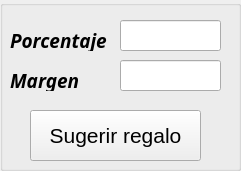
   <widget class="QGroupBox" name="groupBox_4">
    <property name="geometry">
     <rect>
      <x>560</x>
      <y>20</y>
      <width>241</width>
      <height>171</height>
     </rect>
    </property>
    <property name="title">
     <string/>
    </property>
    <widget class="QLabel" name="label_4">
     <property name="geometry">
      <rect>
       <x>10</x>
       <y>30</y>
       <width>101</width>
       <height>21</height>
      </rect>
     </property>
     <property name="font">
      <font>
       <family>Javanese Text</family>
       <pointsize>14</pointsize>
       <weight>75</weight>
       <italic>true</italic>
       <bold>true</bold>
      </font>
     </property>
     <property name="text">
      <string>Porcentaje</string>
     </property>
    </widget>
    <widget class="QLabel" name="label_8">
     <property name="geometry">
      <rect>
       <x>10</x>
       <y>70</y>
       <width>101</width>
       <height>21</height>
      </rect>
     </property>
     <property name="font">
      <font>
       <family>Javanese Text</family>
       <pointsize>14</pointsize>
       <weight>75</weight>
       <italic>true</italic>
       <bold>true</bold>
      </font>
     </property>
     <property name="text">
      <string>Margen</string>
     </property>
    </widget>
    <widget class="QPushButton" name="push_Confir_Precio_2">
     <property name="geometry">
      <rect>
       <x>30</x>
       <y>110</y>
       <width>171</width>
       <height>51</height>
      </rect>
     </property>
     <property name="font">
      <font>
       <pointsize>16</pointsize>
      </font>
     </property>
     <property name="text">
      <string>Sugerir regalo</string>
     </property>
    </widget>
    <widget class="QLineEdit" name="line_PorcRegalo">
     <property name="geometry">
      <rect>
       <x>120</x>
       <y>20</y>
       <width>101</width>
       <height>31</height>
      </rect>
     </property>
     <property name="font">
      <font>
       <pointsize>12</pointsize>
      </font>
     </property>
     <property name="alignment">
      <set>Qt::AlignCenter</set>
     </property>
    </widget>
    <widget class="QLineEdit" name="line_MargenRegalo">
     <property name="geometry">
      <rect>
       <x>120</x>
       <y>60</y>
       <width>101</width>
       <height>31</height>
      </rect>
     </property>
     <property name="font">
      <font>
       <pointsize>12</pointsize>
      </font>
     </property>
     <property name="alignment">
      <set>Qt::AlignCenter</set>
     </property>
    </widget>
   </widget>
